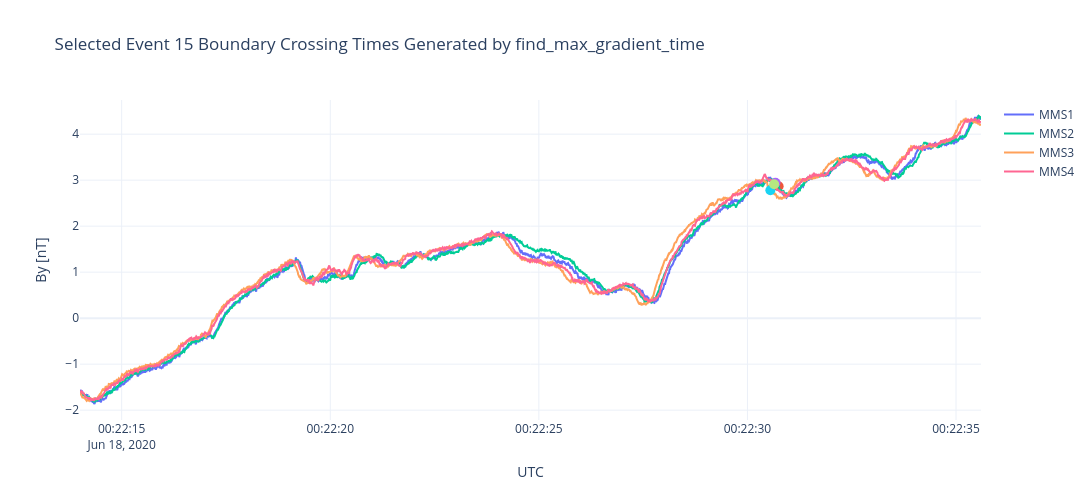

The cell this chart's notebook holds for it:
### Markdown cell above
You want all 4 markers to land on the same morphological feature

### Code cell
fig = go.Figure()

for sc in range(1, 5):

    cut = fgm[sc].loc[
        event_start:event_end
    ]

    fig.add_trace(
        go.Scatter(
            x=cut.index,
            y=cut[component],
            mode="lines",
            name=f"MMS{sc}"
        )
    )

    t_cross = crossing_times[sc]

    y_cross = fgm[sc].loc[
        fgm[sc].index[
            fgm[sc].index.get_indexer(
                [t_cross],
                method="nearest"
            )[0]
        ],
        component
    ]

    fig.add_trace(
        go.Scatter(
            x=[t_cross],
            y=[y_cross],
            mode="markers",
            marker=dict(size=10),
            showlegend=False
        )
    )


fig.update_layout(
    template="plotly_white",
    width=1100,
    height=500,
    title=f'Selected {event_num} Boundary Crossing Times Generated by find_max_gradient_time ',
    yaxis_title=f'{component} [nT]',
    xaxis_title="UTC"
)

fig.show()

### Figure 1 — Plotly figure (JSON) as saved in the notebook; plotly's stock layout.template omitted (floating-point values rounded to 4 significant figures; data arrays with more than 128 entries replaced by an {"elided": "..."} marker saying what was removed)
{"data": [{"mode": "lines", "name": "MMS1", "type": "scatter", "x": {"elided": "2765 str values"}, "y": {"elided": "2765 float values"}}, {"marker": {"size": 10}, "mode": "markers", "showlegend": false, "type": "scatter", "x": ["2020-06-18T00:22:30.747097254"], "y": [2.869]}, {"mode": "lines", "name": "MMS2", "type": "scatter", "x": {"elided": "2765 str values"}, "y": {"elided": "2765 float values"}}, {"marker": {"size": 10}, "mode": "markers", "showlegend": false, "type": "scatter", "x": ["2020-06-18T00:22:30.672870636"], "y": [2.945]}, {"mode": "lines", "name": "MMS3", "type": "scatter", "x": {"elided": "2765 str values"}, "y": {"elided": "2765 float values"}}, {"marker": {"size": 10}, "mode": "markers", "showlegend": false, "type": "scatter", "x": ["2020-06-18T00:22:30.549702168"], "y": [2.781]}, {"mode": "lines", "name": "MMS4", "type": "scatter", "x": {"elided": "2764 str values"}, "y": {"elided": "2764 float values"}}, {"marker": {"size": 10}, "mode": "markers", "showlegend": false, "type": "scatter", "x": ["2020-06-18T00:22:30.640173197"], "y": [2.91]}], "layout": {"height": 500, "title": {"text": "Selected Event 15 Boundary Crossing Times Generated by find_max_gradient_time "}, "width": 1100, "xaxis": {"title": {"text": "UTC"}}, "yaxis": {"title": {"text": "By [nT]"}}}}
